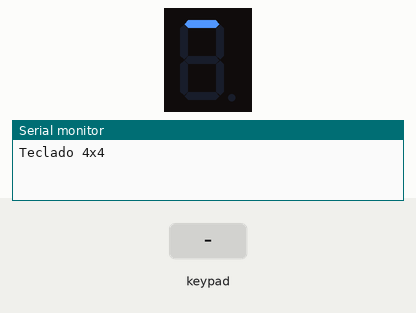
Recording of a sketch running on a simulated Arduino Uno, built with avr-gcc and run on an emulated ATmega328P. Shown: 1-digit seven-segment display, the last lines printed to the serial monitor. Wiring (inferred from the names in the program): 1-digit 7-segment display, segments lit when HIGH: segments pin 2, pin 3, pin 4, pin 5, pin 6, pin 7, pin 8, pin 13. Inputs (shaded band) come from the test bench. The segment pins are drawn as the display they are named for.

Above: at 0.1 s.
1.7 s: keypad keys 1 2 1 1 1 0 9 pressed 0.4 s apart
At 5.4 s:
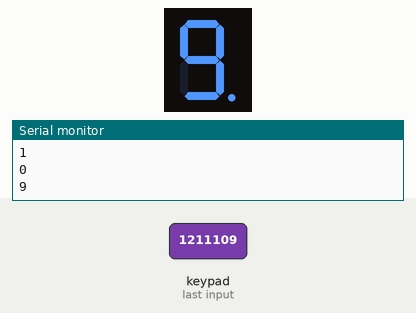
6.0 s: key 'A' pressed
At 6.8 s:
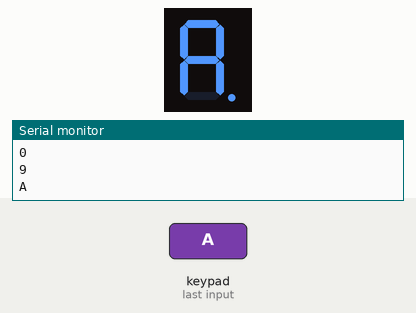
7.5 s: key 'B' pressed
At 7.8 s:
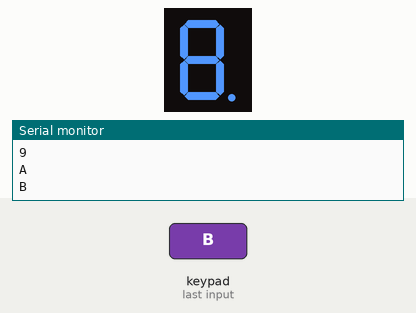
9.0 s: keypad keys 1 2 1 1 1 0 9 # pressed 0.4 s apart
At 12.5 s:
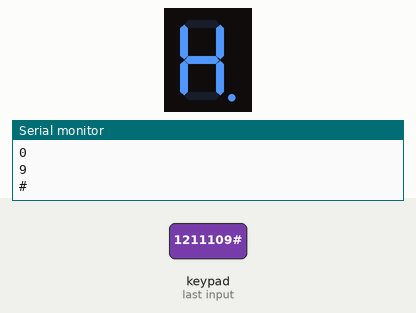
13.7 s: key 'C' pressed
At 14.9 s:
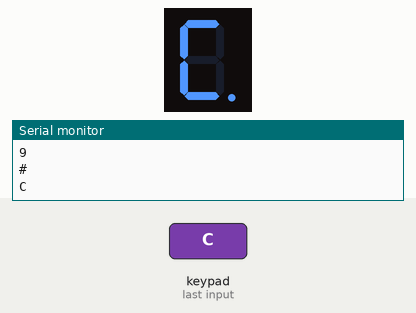
15.2 s: keypad keys 1 3 9 7 2 2 2 * pressed 0.4 s apart
At 19.3 s:
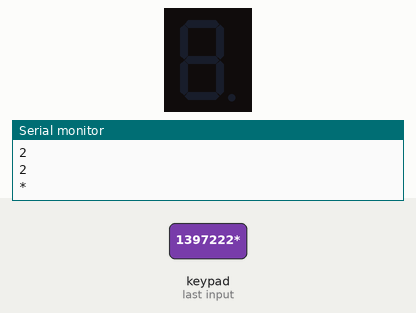
Timing chart, 0 to 20.8 s (numbered marks = the images above; inputs shaded):
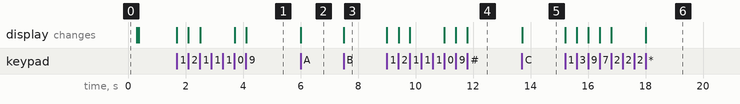

Measured:
- after the input at 1.7 s, the display: first changes at once (image 1 shows a later state)
- after the input at 6.0 s, the display: changes at once (image 2)
- after the input at 7.5 s, the display: changes at once (image 3)
- after the input at 9.0 s, the display: first changes at once (image 4 shows a later state)
- after the input at 13.7 s, the display: changes at once (image 5)
- after the input at 15.2 s, the display: first changes at once (image 6 shows a later state)

The sketch:

Display7SegmentosxKeypad-Taller4.ino
```cpp
#include <Keypad.h>

// Definición de pines para el display de 7 segmentos
const int segmentos[8] = {2, 3, 4, 5, 6, 7, 8, 13}; // Pins a g

const byte filas = 4, columnas = 4;
byte pinesFilas[] = { 12, 11, 10, 9 }, pinesColumnas[] = { A4, A3, A2, A1 };
char teclas[4][4] = { { '1', '2', '3', 'A' }, { '4', '5', '6', 'B' }, { '7', '8', '9', 'C' }, { '*', '0', '#', 'D' } };
Keypad teclado1 = Keypad(makeKeymap(teclas), pinesFilas, pinesColumnas, filas, columnas);

void setup() {
  Serial.begin(9600);
  for (int i = 0; i <= 7; i++) pinMode(segmentos[i], OUTPUT);
  Serial.println("Teclado 4x4 \n");

  probarSegs(25);
}

void probarSegs(int t) {
  for (int i = 0; i <= 7; i++) {
    digitalWrite(segmentos[i], 1);
    delay(t);
    digitalWrite(segmentos[i], 0);
    delay(t);
  }
}

void mostrarNumero(char numero) {
  Serial.println(numero);

  switch (numero) {
    case '0':
      // Representación del número 0
      digitalWrite(segmentos[0], 1);
      digitalWrite(segmentos[1], 1);
      digitalWrite(segmentos[2], 1);
      digitalWrite(segmentos[3], 1);
      digitalWrite(segmentos[4], 1);
      digitalWrite(segmentos[5], 1);
      digitalWrite(segmentos[6], 0);
      break;
    case '1':
      // Representación del número 1
      digitalWrite(segmentos[0], 0);
      digitalWrite(segmentos[1], 1);
      digitalWrite(segmentos[2], 1);
      digitalWrite(segmentos[3], 0);
      digitalWrite(segmentos[4], 0);
      digitalWrite(segmentos[5], 0);
      digitalWrite(segmentos[6], 0);
      break;
    case '2':
      // Representación del número 2
      digitalWrite(segmentos[0], 1);
      digitalWrite(segmentos[1], 1);
      digitalWrite(segmentos[2], 0);
      digitalWrite(segmentos[3], 1);
      digitalWrite(segmentos[4], 1);
      digitalWrite(segmentos[5], 0);
      digitalWrite(segmentos[6], 1);
      break;
    case '3':
      // Representación del número 3
      digitalWrite(segmentos[0], 1);
      digitalWrite(segmentos[1], 1);
      digitalWrite(segmentos[2], 1);
      digitalWrite(segmentos[3], 1);
      digitalWrite(segmentos[4], 0);
      digitalWrite(segmentos[5], 0);
      digitalWrite(segmentos[6], 1);
      break;
    case '4':
      // Representación del número 4
      digitalWrite(segmentos[0], 0);
      digitalWrite(segmentos[1], 1);
      digitalWrite(segmentos[2], 1);
      digitalWrite(segmentos[3], 0);
      digitalWrite(segmentos[4], 0);
      digitalWrite(segmentos[5], 1);
      digitalWrite(segmentos[6], 1);
      break;
    case '5':
      // Representación del número 5
      digitalWrite(segmentos[0], 1);
      digitalWrite(segmentos[1], 0);
      digitalWrite(segmentos[2], 1);
      digitalWrite(segmentos[3], 1);
      digitalWrite(segmentos[4], 0);
      digitalWrite(segmentos[5], 1);
      digitalWrite(segmentos[6], 1);
      break;
    case '6':
      // Representación del número 6
      digitalWrite(segmentos[0], 1);
      digitalWrite(segmentos[1], 0);
      digitalWrite(segmentos[2], 1);
      digitalWrite(segmentos[3], 1);
      digitalWrite(segmentos[4], 1);
      digitalWrite(segmentos[5], 1);
      digitalWrite(segmentos[6], 1);
      break;
    case '7':
      // Representación del número 7
      digitalWrite(segmentos[0], 1);
      digitalWrite(segmentos[1], 1);
      digitalWrite(segmentos[2], 1);
      digitalWrite(segmentos[3], 0);
      digitalWrite(segmentos[4], 0);
      digitalWrite(segmentos[5], 0);
      digitalWrite(segmentos[6], 0);
      break;
    case '8':
      // Representación del número 8
      digitalWrite(segmentos[0], 1);
      digitalWrite(segmentos[1], 1);
      digitalWrite(segmentos[2], 1);
      digitalWrite(segmentos[3], 1);
      digitalWrite(segmentos[4], 1);
      digitalWrite(segmentos[5], 1);
      digitalWrite(segmentos[6], 1);
      break;
    case '9':
      // Representación del número 9
      digitalWrite(segmentos[0], 1);
      digitalWrite(segmentos[1], 1);
      digitalWrite(segmentos[2], 1);
      digitalWrite(segmentos[3], 1);
      digitalWrite(segmentos[4], 0);
      digitalWrite(segmentos[5], 1);
      digitalWrite(segmentos[6], 1);
      break;
    case '*':
      // Representación del asterisco
      digitalWrite(segmentos[0], 0);
      digitalWrite(segmentos[1], 0);
      digitalWrite(segmentos[2], 0);
      digitalWrite(segmentos[3], 0);
      digitalWrite(segmentos[4], 0);
      digitalWrite(segmentos[5], 0);
      digitalWrite(segmentos[6], 0);
      digitalWrite(segmentos[7], 0);
      break;

      case 'A':
      // Representación del asterisco
      digitalWrite(segmentos[0], 1);
      digitalWrite(segmentos[1], 1);
      digitalWrite(segmentos[2], 1);
      digitalWrite(segmentos[3], 0);
      digitalWrite(segmentos[4], 1);
      digitalWrite(segmentos[5], 1);
      digitalWrite(segmentos[6], 1);
      digitalWrite(segmentos[7], 1);
      break;

      case 'B':
      // Representación del asterisco
      digitalWrite(segmentos[0], 1);
      digitalWrite(segmentos[1], 1);
      digitalWrite(segmentos[2], 1);
      digitalWrite(segmentos[3], 1);
      digitalWrite(segmentos[4], 1);
      digitalWrite(segmentos[5], 1);
      digitalWrite(segmentos[6], 1);
      digitalWrite(segmentos[7], 1);
      break;

      case 'C':
      // Representación del asterisco
      digitalWrite(segmentos[0], 1);
      digitalWrite(segmentos[1], 0);
      digitalWrite(segmentos[2], 0);
      digitalWrite(segmentos[3], 1);
      digitalWrite(segmentos[4], 1);
      digitalWrite(segmentos[5], 1);
      digitalWrite(segmentos[6], 0);
      digitalWrite(segmentos[7], 1);
      break;

      case 'D':
      // Representación del asterisco
      digitalWrite(segmentos[0], 1);
      digitalWrite(segmentos[1], 1);
      digitalWrite(segmentos[2], 1);
      digitalWrite(segmentos[3], 1);
      digitalWrite(segmentos[4], 1);
      digitalWrite(segmentos[5], 1);
      digitalWrite(segmentos[6], 0);
      digitalWrite(segmentos[7], 1);
      break;

      case '#':
      // Representación del asterisco
      digitalWrite(segmentos[0], 0);
      digitalWrite(segmentos[1], 1);
      digitalWrite(segmentos[2], 1);
      digitalWrite(segmentos[3], 0);
      digitalWrite(segmentos[4], 1);
      digitalWrite(segmentos[5], 1);
      digitalWrite(segmentos[6], 1);
      digitalWrite(segmentos[7], 1);
      break;
  }
}

void loop() {
  // Mostrar los números del 0 al 9 en el display
  char tecla_presionada = teclado1.waitForKey();
  if (tecla_presionada != '*') digitalWrite(segmentos[7], 1);
  if (tecla_presionada) mostrarNumero(tecla_presionada);
  delay(250);
}
```
